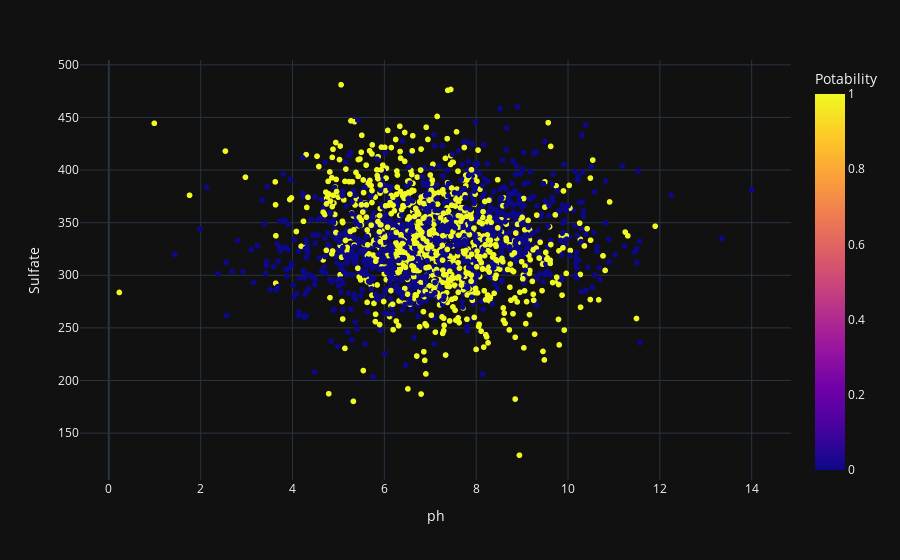

The cell this chart's notebook holds for it:
### Code cell
fig = px.scatter(df,x ="ph",y="Sulfate",color="Potability",template="plotly_dark")
fig.show()

### Figure 1 — Plotly figure (JSON) as saved in the notebook; plotly's stock layout.template omitted (floating-point values rounded to 4 significant figures; data arrays with more than 128 entries replaced by an {"elided": "..."} marker saying what was removed)
{"data": [{"hovertemplate": "ph=%{x}<br>Sulfate=%{y}<br>Potability=%{marker.color}<extra></extra>", "legendgroup": "", "marker": {"color": {"elided": "2011 int values"}, "coloraxis": "coloraxis", "symbol": "circle"}, "mode": "markers", "name": "", "showlegend": false, "type": "scattergl", "x": {"elided": "2011 float values"}, "xaxis": "x", "y": {"elided": "2011 float values"}, "yaxis": "y"}], "layout": {"coloraxis": {"colorbar": {"title": {"text": "Potability"}}, "colorscale": [[0, "#0d0887"], [0.1111, "#46039f"], [0.2222, "#7201a8"], [0.3333, "#9c179e"], [0.4444, "#bd3786"], [0.5556, "#d8576b"], [0.6667, "#ed7953"], [0.7778, "#fb9f3a"], [0.8889, "#fdca26"], [1, "#f0f921"]]}, "legend": {"tracegroupgap": 0}, "margin": {"t": 60}, "xaxis": {"anchor": "y", "domain": [0, 1], "title": {"text": "ph"}}, "yaxis": {"anchor": "x", "domain": [0, 1], "title": {"text": "Sulfate"}}}}
